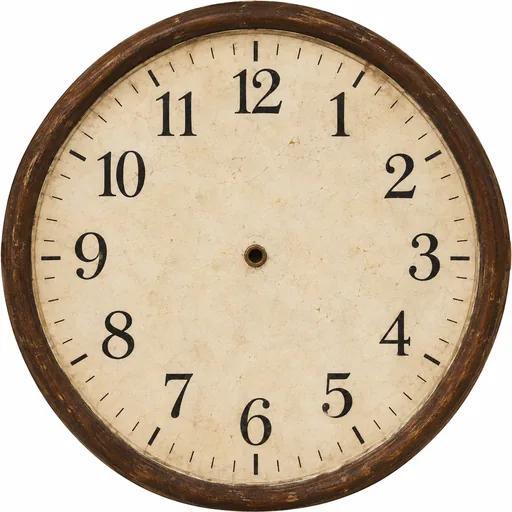
#> input picture assets/clock.webp, 512 x 512 px, given in place of 04.png, which was not available
$ python make_normals.py
#> lines starting #> are read from the running program, lines starting #| are printed output that depends on the picture
#!/usr/bin/env python3
"""사진 질감(밝기)을 높이로 보고 노멀맵을 만든다: 벽지 무늬·나무 결·천 짜임·밧줄 꼬임이 빛에 따라 도드라지게.
사용: python3 -I tools/make_normals.py  (art/user 원본 → web/assets/*_n.webp)"""
import numpy as np
from PIL import Image, ImageFilter
JOBS = [  # 원본, 출력, 크기, 세기, 큰 얼룩을 지울 흐림 반경
    ('art/user/04.png', 'wall_n.webp', (1024, 683), 4.0, 24),
    ('art/user/05.png', 'floor_n.webp', (1024, 683), 3.0, 30),
    ('art/user/06.png', 'curtain_n.webp', (1024, 683), 5.0, 12),
]
def rope():
    im = Image.open('art/user/07.png').convert('L').crop((36, 0, 100, 1024)).rotate(90, expand=True).resize((512, 32), Image.LANCZOS)
    return im
for src, dst, size, k, blur in JOBS + [(None, 'rope_n.webp', (512, 32), 6.0, 4)]:
    g = (rope() if src is None else Image.open(src).convert('L').resize(size, Image.LANCZOS))
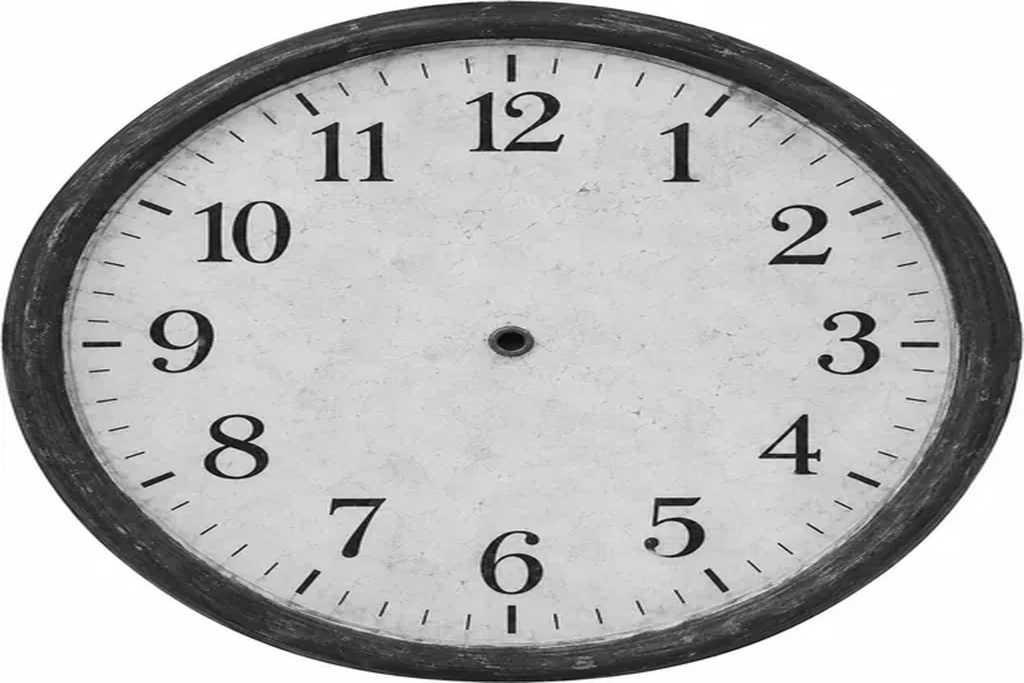
#> g: PIL image 1024x683 L; min 0, max 255, mean 185
    h = np.asarray(g).astype(float) / 255
    low = np.asarray(g.filter(ImageFilter.GaussianBlur(blur))).astype(float) / 255
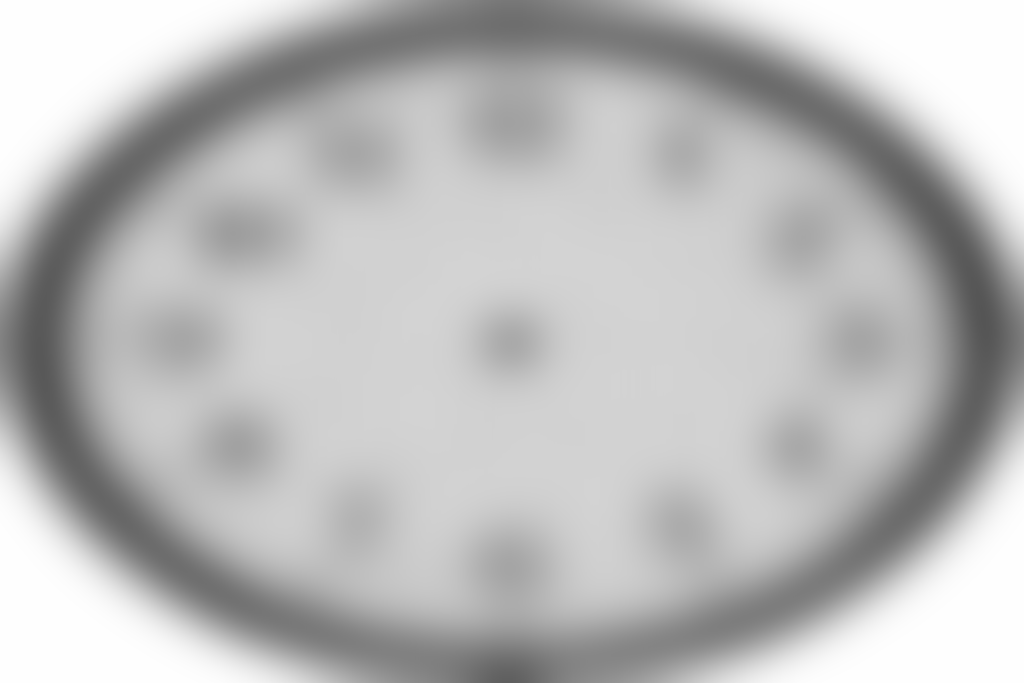
#> low: shape (683, 1024) float64; min 0.333, max 0.996, mean 0.731
    h = h - low
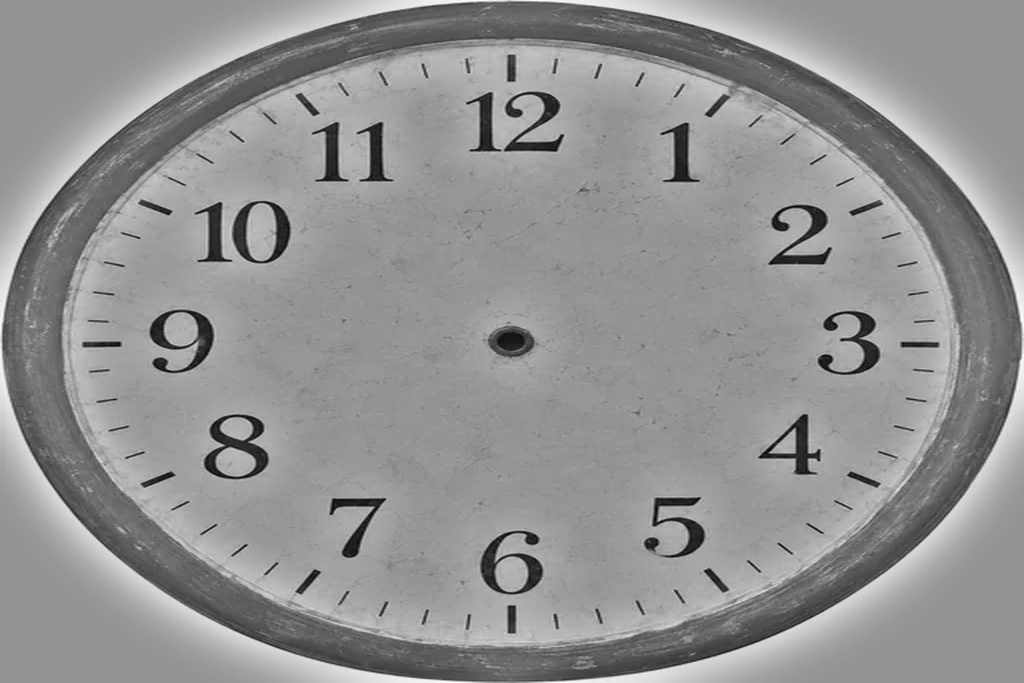
#> h: shape (683, 1024) float64; min -0.725, max 0.525, mean -0.0053; drawn with min black and max white
    dx = (np.roll(h, -1, 1) - np.roll(h, 1, 1)) * k
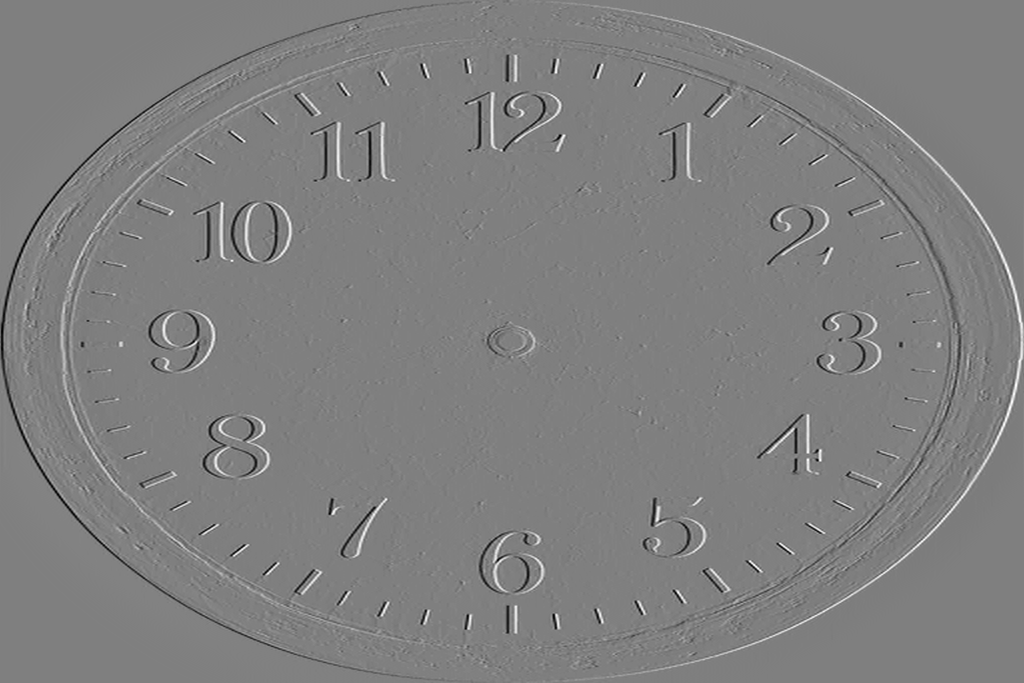
#> dx: shape (683, 1024) float64; min -2.62, max 2.6, mean 4.67e-20; drawn with min black and max white
    dy = (np.roll(h, -1, 0) - np.roll(h, 1, 0)) * k
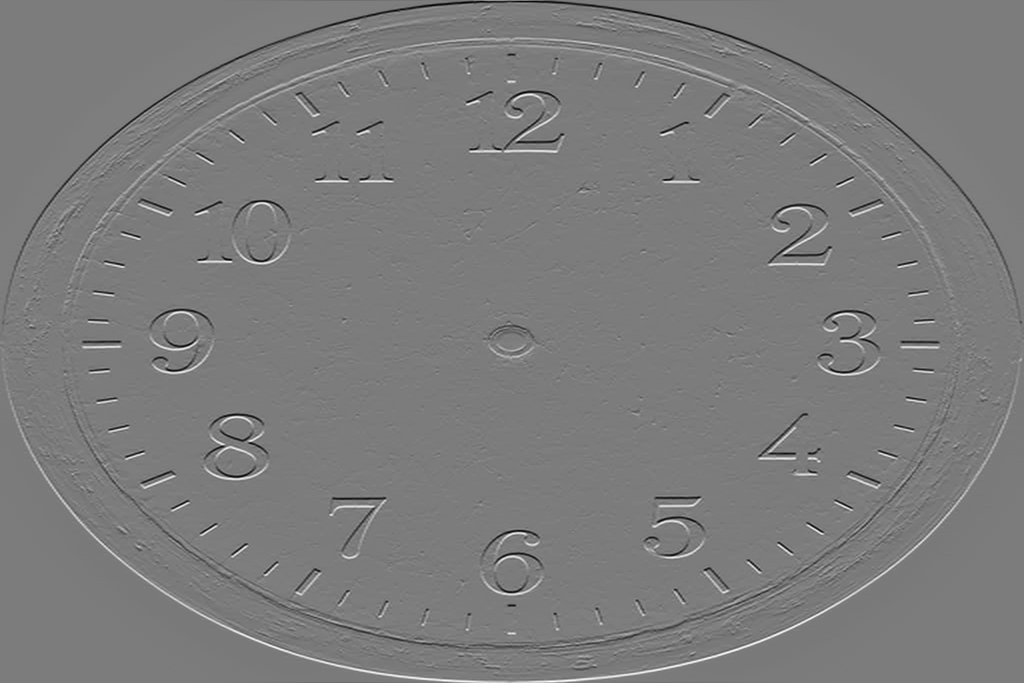
#> dy: shape (683, 1024) float64; min -3.34, max 3.51, mean -3.25e-19; drawn with min black and max white
    n = np.dstack([-dx, dy, np.ones_like(h)]); n /= np.linalg.norm(n, axis=2, keepdims=True)
#> after `n = np.dstack([-dx, dy, np.ones_like(h)])`:
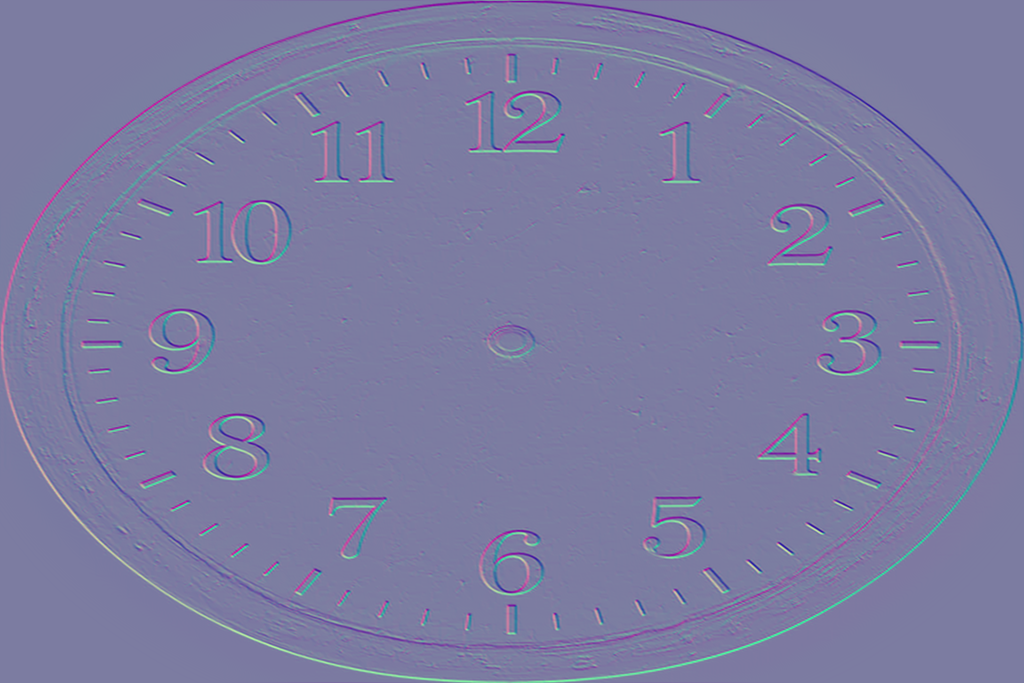
#> n: shape (683, 1024, 3) float64; mean of channels 0, 1, 2 -4.01e-19, 1.47e-16, 1; drawn with min black and max white
#> after `n /= np.linalg.norm(n, axis=2, keepdims=True)`:
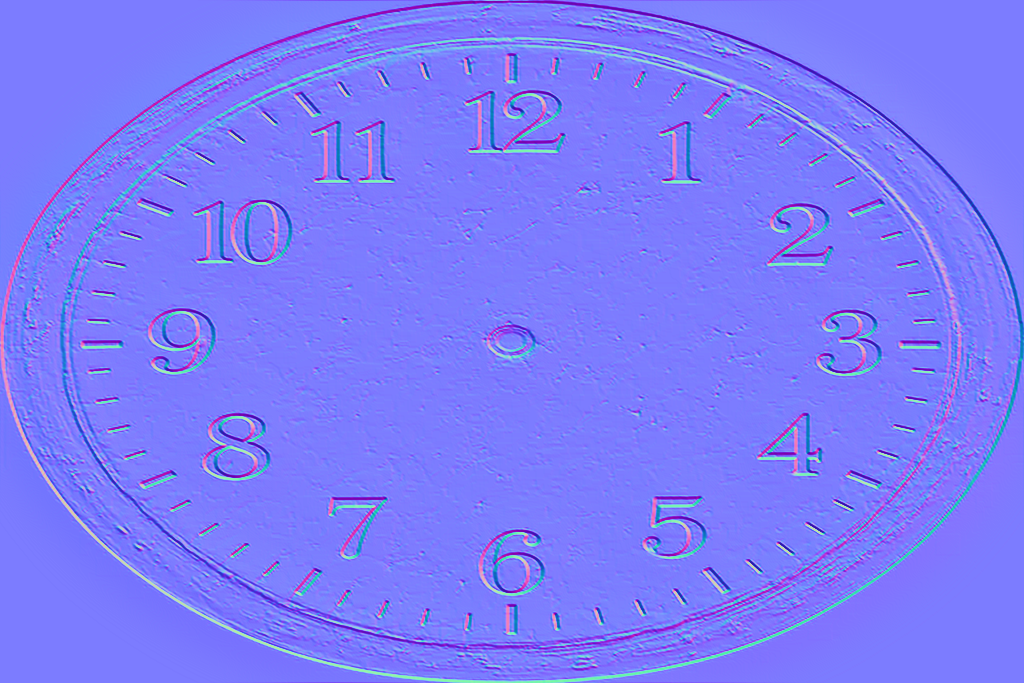
#> n: shape (683, 1024, 3) float64; mean of channels 0, 1, 2 0.000111, -0.000907, 0.967; drawn with min black and max white
    Image.fromarray(((n * 0.5 + 0.5) * 255).astype(np.uint8)).save('web/assets/' + dst, 'WEBP', quality=88)
    print(dst)
#> pass 2 of the loop `for src, dst, size, k, blur in JOBS + [(None, 'rope_n.webp', (512, 32)..`:
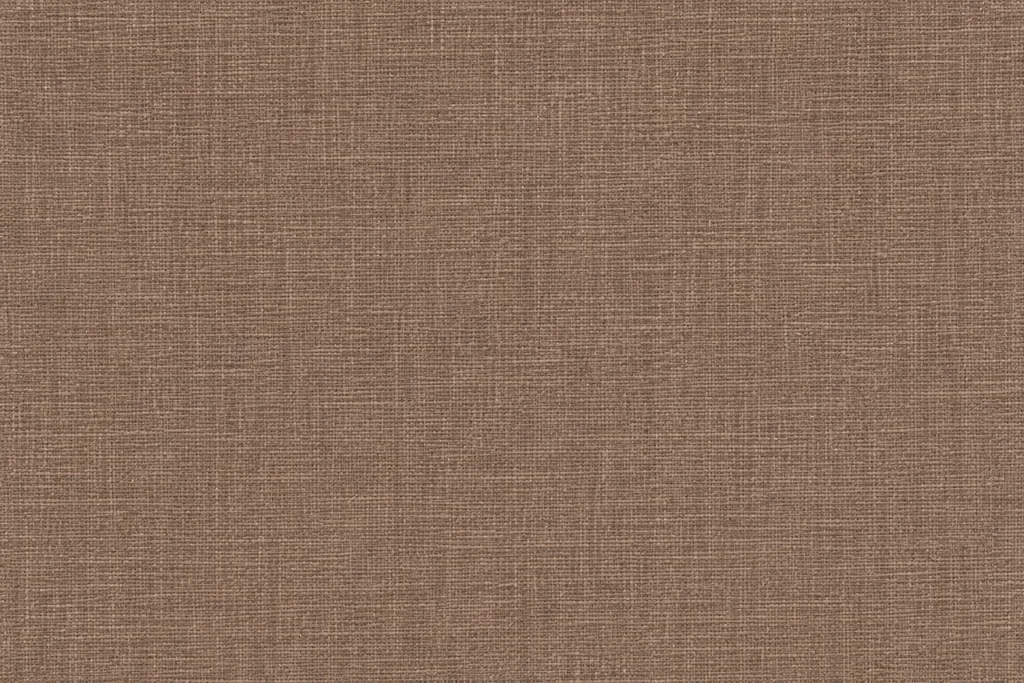
#> input picture assets/curtain.webp, 1024 x 683 px, given in place of 05.png, which was not available
#> `dy = (np.roll(h, -1, 0) - np.roll(h, 1, 0)) * k`:
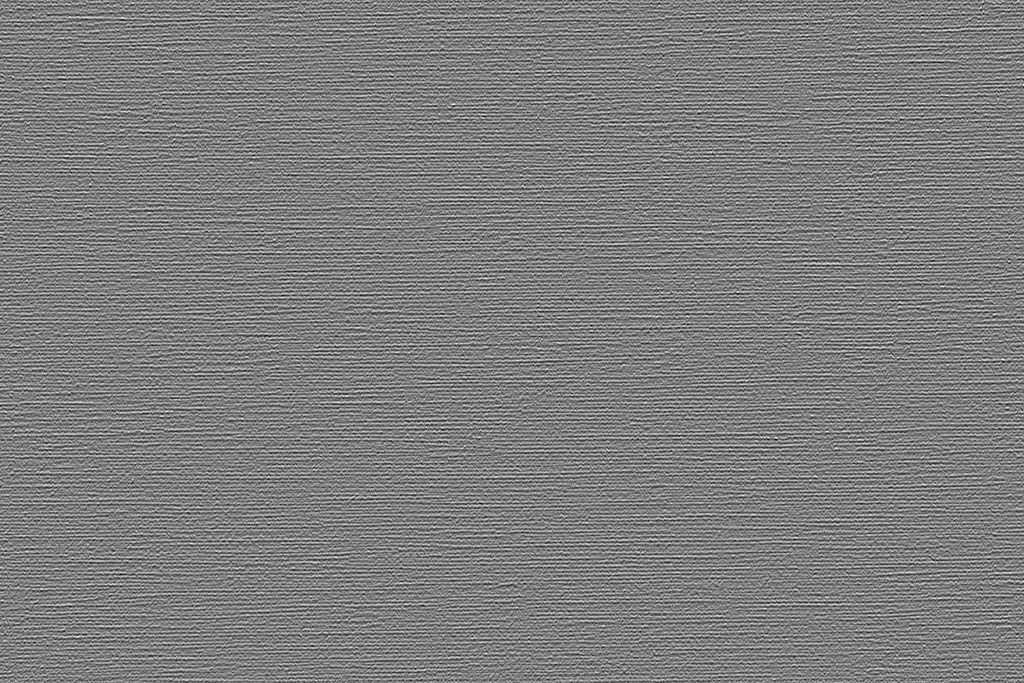
#> dy: shape (683, 1024) float64; min -1.26, max 1.28, mean -4.06e-20; drawn with min black and max white
#> `n /= np.linalg.norm(n, axis=2, keepdims=True)`:
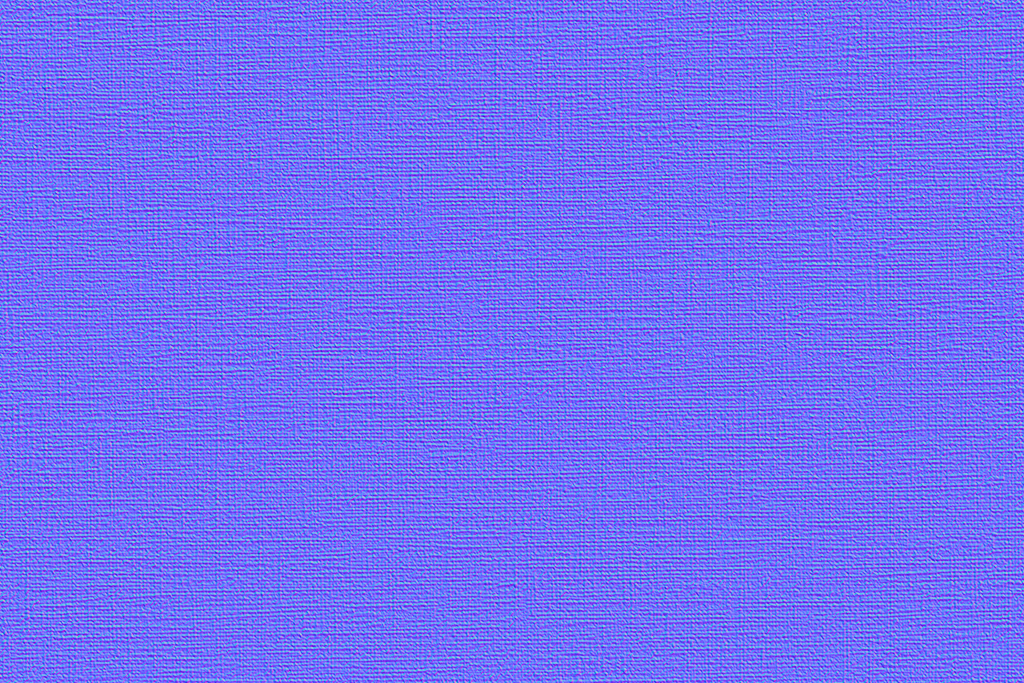
#> n: shape (683, 1024, 3) float64; mean of channels 0, 1, 2 0.0001, -0.00184, 0.931; drawn with min black and max white
#> (the run stopped early here; a loop or call above may not have finished)
